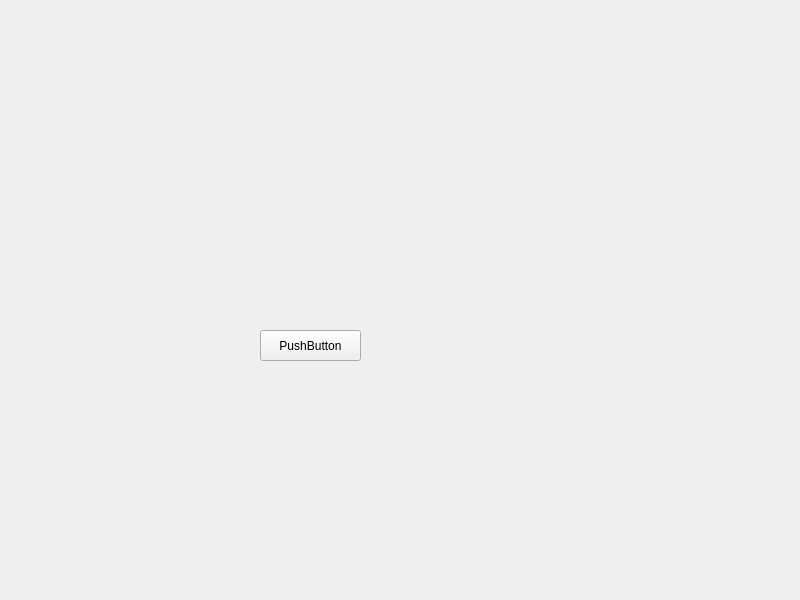
<?xml version="1.0" encoding="UTF-8"?>
<ui version="4.0">
 <class>Widget</class>
 <widget class="QWidget" name="Widget">
  <property name="geometry">
   <rect>
    <x>0</x>
    <y>0</y>
    <width>800</width>
    <height>600</height>
   </rect>
  </property>
  <property name="windowTitle">
   <string>Widget</string>
  </property>
  <widget class="QPushButton" name="pushButton">
   <property name="geometry">
    <rect>
     <x>260</x>
     <y>330</y>
     <width>101</width>
     <height>31</height>
    </rect>
   </property>
   <property name="text">
    <string>PushButton</string>
   </property>
  </widget>
 </widget>
 <resources/>
 <connections/>
</ui>
